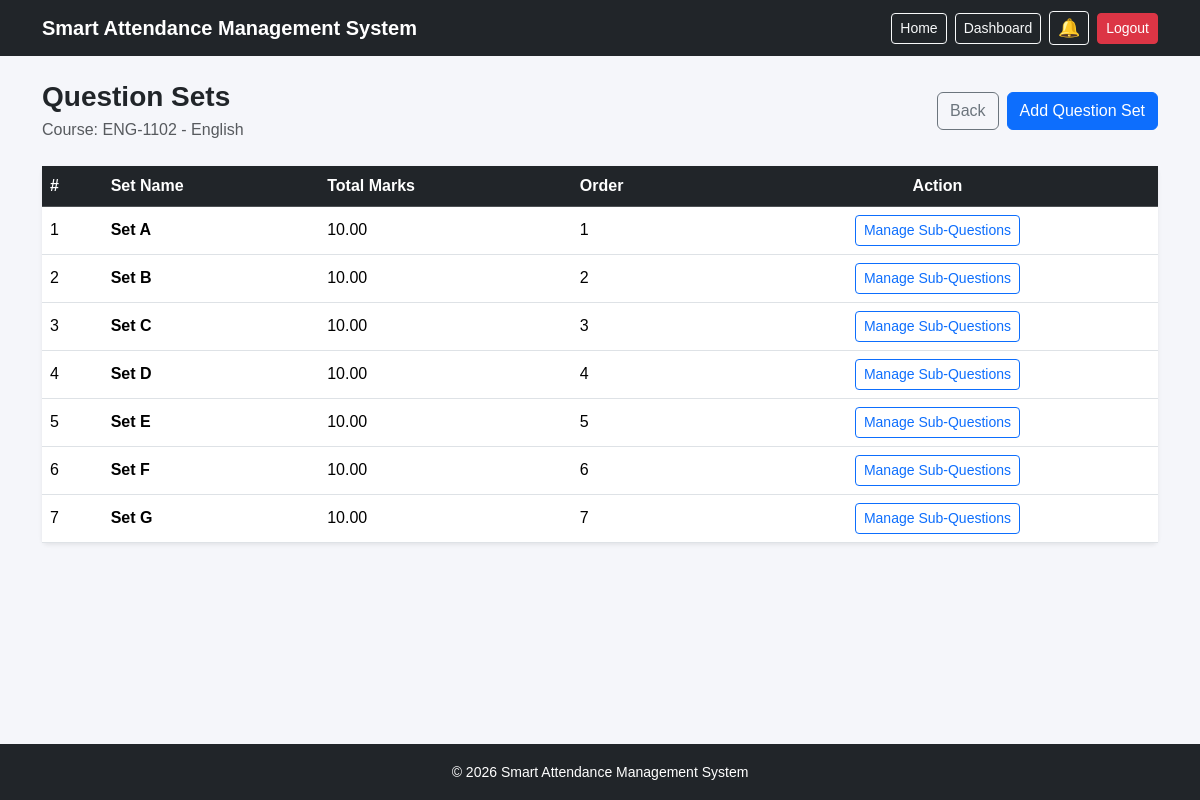
Screenshot of /semester/question-patterns/1/sets/ (signed in) with the database file from the repository.
### core/models.py (models this page shows, shortened)
class SemesterQuestionPattern(models.Model):
    course = models.OneToOneField(
        Course,
        on_delete=models.CASCADE,
        related_name="semester_question_pattern"
    )
    total_marks = models.DecimalField(
        max_digits=6,
        decimal_places=2,
        default=50
    )
    created_at = models.DateTimeField(
        auto_now_add=True
    )

class Course(models.Model):
    YEAR_CHOICES = (
        ("1st", "1st Year"),
        ("2nd", "2nd Year"),
        ("3rd", "3rd Year"),
        ("4th", "4th Year"),
    )
    SEMESTER_CHOICES = (
        ("1st", "1st Semester"),
        ("2nd", "2nd Semester"),
    )
    course_code = models.CharField(
        max_length=20
    )
    course_name = models.CharField(
        max_length=200
    )
    year = models.CharField(
        max_length=10,
        choices=YEAR_CHOICES,
        null=True,
        blank=True,
    )
    semester = models.CharField(
        max_length=10,
        choices=SEMESTER_CHOICES,
        null=True,
        blank=True,
    )
    credit = models.DecimalField(
        max_digits=3,
        decimal_places=1
    )
    session = models.ForeignKey(
        "Session",
        on_delete=models.CASCADE,
        related_name="courses"
    )
    teacher = models.ForeignKey(
        User,
        on_delete=models.SET_NULL,
        null=True,
        blank=True,
        related_name="teaching_courses"
    )
    created_at = models.DateTimeField(
        auto_now_add=True
    )
    class Meta:
        constraints = [
            models.UniqueConstraint(
                fields=["session", "course_code"],
                name="unique_course_code_per_session"
            )
        ]

class SemesterQuestionSet(models.Model):
    pattern = models.ForeignKey(
        SemesterQuestionPattern,
        on_delete=models.CASCADE,
        related_name="question_sets"
    )
    set_name = models.CharField(
        max_length=20
    )
    total_marks = models.DecimalField(
        max_digits=6,
        decimal_places=2
    )
    order = models.PositiveIntegerField(
        default=1
    )
    class Meta:
        ordering = ["order"]
        constraints = [
            models.UniqueConstraint(
                fields=["pattern", "set_name"],
                name="unique_set_name_per_pattern"
            )
        ]

### core/views.py (the view)
@login_required
def semester_question_set_list(request, pattern_id):
    pattern = get_object_or_404(
        SemesterQuestionPattern,
        id=pattern_id
    )
    question_sets = pattern.question_sets.all().order_by(
        "order"
    )
    return render(
        request,
        "core/semester_question_set_list.html",
        {
            "pattern": pattern,
            "question_sets": question_sets,
        }
    )

### core/context_processors.py (called while the page is built)
def notifications(request):
    unread_notifications_count = 0
    if request.user.is_authenticated and request.user.role in ["teacher", "student"]:
        unread_notifications_count = Notification.objects.filter(
            recipient=request.user,
            is_read=False
        ).count()
    return {
        "unread_notifications_count": unread_notifications_count
    }

### core/templates/core/semester_question_set_list.html (shortened to what this page needs)
{% extends "index.html" %}
{% block content %}
<div class="container py-4">
    <div class="d-flex justify-content-between align-items-center mb-4">
        <div>
            <h3 class="fw-bold mb-1">
                Question Sets
            </h3>
            <p class="text-muted mb-0">
                Course:
                {{ pattern.course.course_code }}
                -
                {{ pattern.course.course_name }}
            </p>
        </div>
        <div class="d-flex gap-2">
            <a href="{% url 'semester_question_pattern_list' %}"
               class="btn btn-outline-secondary">
                Back
            </a>
            <a href="{% url 'add_semester_question_set' pattern.id %}"
               class="btn btn-primary">
                Add Question Set
            </a>
        </div>
    </div>
    <div class="card shadow-sm border-0">
        <div class="card-body p-0">
            <div class="table-responsive">
                <table class="table table-hover align-middle mb-0">
                    <thead class="table-dark">
                        <tr>
                            <th>#</th>
                            <th>Set Name</th>
                            <th>Total Marks</th>
                            <th>Order</th>
                            <th class="text-center">Action</th>
                        </tr>
                    </thead>
                    <tbody>
                        {% for question_set in question_sets %}
                        <tr>
                            <td>
                                {{ forloop.counter }}
                            </td>
                            <td class="fw-semibold">
                                Set {{ question_set.set_name }}
                            </td>
                            <td>
                                {{ question_set.total_marks }}
                            </td>
                            <td>
                                {{ question_set.order }}
                            </td>
                            <td class="text-center">
                                <a href="{% url 'semester_sub_question_list' question_set.id %}"
                                   class="btn btn-sm btn-outline-primary">
                                    Manage Sub-Questions
                                </a>
                            </td>
                        </tr>
                        {% endfor %}
                    </tbody>
                </table>
            </div>
        </div>
    </div>
</div>
{% endblock %}

### core/templates/index.html (style rules this page uses)
html, body { height: 100%; }
body { margin: 0; background-color: #f5f6fa; font-family: Arial, sans-serif; }

### rows the page displays
SemesterQuestionPattern: course.course_code "ENG-1102", course.course_name "English"
SemesterQuestionSet: set_name "A", total_marks "10.00", order "1"
SemesterQuestionSet: set_name "B", total_marks "10.00", order "2"
SemesterQuestionSet: set_name "C", total_marks "10.00", order "3"
SemesterQuestionSet: set_name "D", total_marks "10.00", order "4"
SemesterQuestionSet: set_name "E", total_marks "10.00", order "5"
SemesterQuestionSet: set_name "F", total_marks "10.00", order "6"
SemesterQuestionSet: set_name "G", total_marks "10.00", order "7"
